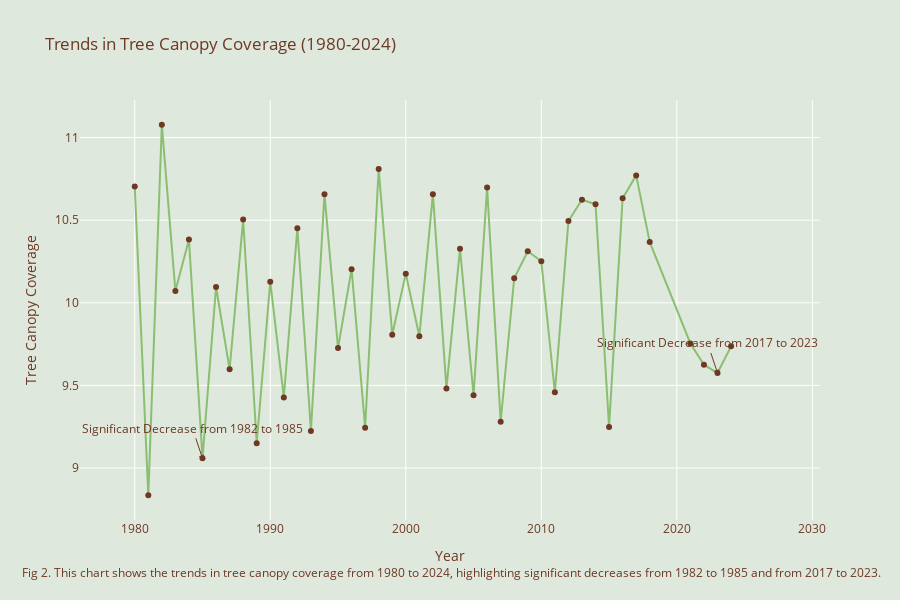

Notebook code for this chart:
### Code cell
import pandas as pd
import plotly.express as px
import plotly.graph_objects as go

# Load the imputed dataset
climate_data = pd.read_csv("DataSet/climate_change_imputed.csv")

# Ensure relevant columns are present
required_columns = ['year', 'treecanopy']
missing_columns = set(required_columns) - set(climate_data.columns)
if missing_columns:
    raise ValueError(f"Missing columns in the dataset: {missing_columns}")

# Group by year and calculate the average tree canopy coverage
yearly_canopy = climate_data.groupby('year')['treecanopy'].mean().reset_index()

# Create the line chart
fig = go.Figure()

fig.add_trace(go.Scatter(
    x=yearly_canopy['year'],
    y=yearly_canopy['treecanopy'],
    mode='lines+markers',
    line=dict(color='#8abf71'),  # Tree Canopy line color (green)
    marker=dict(color='#6e3824'),  # Tree Canopy marker color (brown)
    name='Tree Canopy'
))

# Update layout
fig.update_layout(
    title='Trends in Tree Canopy Coverage (1980-2024)',
    xaxis_title='Year',
    yaxis_title='Tree Canopy Coverage',
    plot_bgcolor='#dfe8dc',  # Light green background color
    paper_bgcolor='#dfe8dc',  # Light green background color
    font=dict(color='#6e3824'),  # Brown color for the text
    height=600,
    annotations=[
        dict(
            xref='paper', yref='paper',
            x=0.5, y=-0.15,
            showarrow=False,
            text=' Fig 2. This chart shows the trends in tree canopy coverage from 1980 to 2024, highlighting significant decreases from 1982 to 1985 and from 2017 to 2023.',
            font=dict(size=12, color='#6e3824'),
            align='center'
        )
    ]
)

# Add annotations for significant decreases
fig.add_annotation(x=1985, y=yearly_canopy.loc[yearly_canopy['year'] == 1985, 'treecanopy'].values[0],
                   text='Significant Decrease from 1982 to 1985',
                   showarrow=True, arrowhead=1, arrowcolor='#6e3824', font=dict(color='#6e3824'))

fig.add_annotation(x=2023, y=yearly_canopy.loc[yearly_canopy['year'] == 2023, 'treecanopy'].values[0],
                   text='Significant Decrease from 2017 to 2023',
                   showarrow=True, arrowhead=1, arrowcolor='#6e3824', font=dict(color='#6e3824'))

# Save the plot as an HTML file
fig.write_html('linetree.html', auto_open=True)

# Show the plot
fig.show()

### Figure 1 — Plotly figure (JSON) as saved in the notebook; plotly's stock layout.template omitted (floating-point values rounded to 4 significant figures)
{"data": [{"line": {"color": "#8abf71"}, "marker": {"color": "#6e3824"}, "mode": "lines+markers", "name": "Tree Canopy", "type": "scatter", "x": [1980, 1981, 1982, 1983, 1984, 1985, 1986, 1987, 1988, 1989, 1990, 1991, 1992, 1993, 1994, 1995, 1996, 1997, 1998, 1999, 2000, 2001, 2002, 2003, 2004, 2005, 2006, 2007, 2008, 2009, 2010, 2011, 2012, 2013, 2014, 2015, 2016, 2017, 2018, 2021, 2022, 2023, 2024], "y": [10.7, 8.835, 11.08, 10.07, 10.38, 9.058, 10.1, 9.598, 10.5, 9.15, 10.13, 9.427, 10.45, 9.224, 10.66, 9.727, 10.2, 9.244, 10.81, 9.807, 10.18, 9.797, 10.66, 9.482, 10.33, 9.44, 10.7, 9.28, 10.15, 10.31, 10.25, 9.458, 10.49, 10.62, 10.6, 9.248, 10.63, 10.77, 10.37, 9.754, 9.625, 9.575, 9.736]}], "layout": {"annotations": [{"align": "center", "font": {"color": "#6e3824", "size": 12}, "showarrow": false, "text": " Fig 2. This chart shows the trends in tree canopy coverage from 1980 to 2024, highlighting significant decreases from 1982 to 1985 and from 2017 to 2023.", "x": 0.5, "xref": "paper", "y": -0.15, "yref": "paper"}, {"arrowcolor": "#6e3824", "arrowhead": 1, "font": {"color": "#6e3824"}, "showarrow": true, "text": "Significant Decrease from 1982 to 1985", "x": 1985, "y": 9.058}, {"arrowcolor": "#6e3824", "arrowhead": 1, "font": {"color": "#6e3824"}, "showarrow": true, "text": "Significant Decrease from 2017 to 2023", "x": 2023, "y": 9.575}], "font": {"color": "#6e3824"}, "height": 600, "paper_bgcolor": "#dfe8dc", "plot_bgcolor": "#dfe8dc", "title": {"text": "Trends in Tree Canopy Coverage (1980-2024)"}, "xaxis": {"title": {"text": "Year"}}, "yaxis": {"title": {"text": "Tree Canopy Coverage"}}}}
